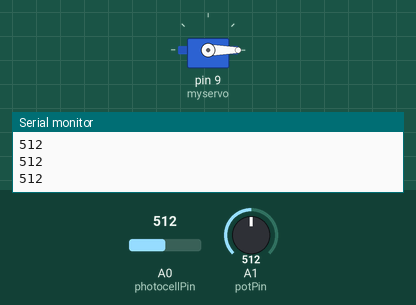
Recording of a sketch running on a simulated Arduino Uno, built with avr-gcc and run on an emulated ATmega328P. On the bench: servo, the last lines printed to the serial monitor. The inputs (shaded band) are chosen by the test bench; at power-on: A1 (potPin) = 512, A0 (photocellPin) = 512.

Above: at 1.2 s.
1.3 s: A1 (potPin) set to 992
2.8 s: A1 (potPin) set to 1009
At 3.8 s:
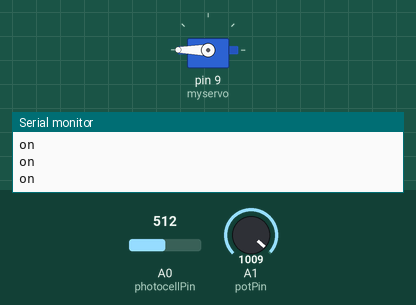
4.3 s: A1 (potPin) set to 990
At 5.4 s:
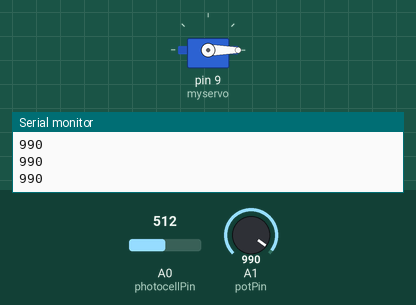
5.9 s: A1 (potPin) set to 1010
At 6.7 s:
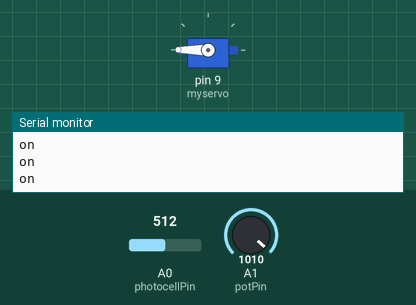
7.4 s: A0 (photocellPin) set to 21
8.9 s: A0 (photocellPin) set to 17
Timing chart, 0 to 11.4 s (numbered marks = the images above; inputs shaded):
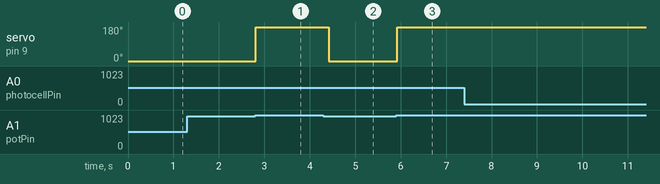

The sketch:

thisIsWhatYouWanted.ino
```cpp
/* Photocell simple testing sketch.

  Connect one end of the photocell to 5V, the other end to Analog 0.
  Then connect one end of a 10K resistor from Analog 0 to ground
  Connect LED from pin 11 through a resistor to ground
  For more information see http://learn.adafruit.com/photocells */
#include <Servo.h>
int photocellPin = 0;     // the cell and 10K pulldown are connected to a0
int photocellReading;     // the analog reading from the sensor divider
int LEDpin = 11;          // connect Red LED to pin 11 (PWM pin)
int LEDbrightness;        //
int val; // for mapping the direction of the potentiomiter.
int potPin = 1;
int buttonState;
float counter;

Servo myservo; // initializing servo variable
void setup(void) {
  // We'll send debugging information via the Serial monitor
  Serial.begin(9600);
  myservo.attach(9); // servo to pin 9
}

void loop(void) {

  buttonState = analogRead(potPin);
  Serial.println(buttonState);
 counter=0;
 myservo.write(0);
  while (buttonState >1000) {
     counter=counter+1;
     buttonState = analogRead(potPin);
     photocellReading = analogRead(photocellPin);
     myservo.write(180);
     Serial.println("on");
    //Serial.print("Analog reading = ");
    //Serial.println(photocellReading);     // the raw analog reading
    if (photocellReading < 20) {
      Serial.print("Time elapsed: ");
      Serial.println(counter/100);
    }
  delay(10);


  }
  delay(100);
}
```

Measured:
- the behaviour switches between 1000 and 1001 on A1 (potPin) (found by bisection; images 0 and 1)
- after the input at 2.8 s, servo on pin 9 (myservo): 0° → 180° at once
- after the input at 4.3 s, servo on pin 9 (myservo): 180° → 0° after 0.12 s
- after the input at 5.9 s, servo on pin 9 (myservo): 0° → 180° at once
